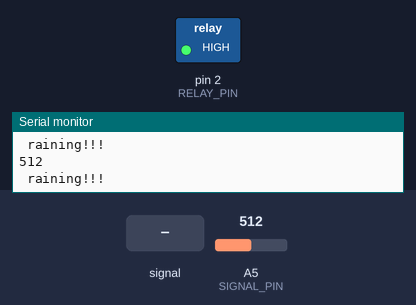
Simulated run of this sketch. Board: Arduino Uno, built with avr-gcc and run on an emulated ATmega328P. Shown: switched loads named in the sketch (green lamp = pin HIGH), the last lines printed to the serial monitor. The test bench sets the inputs (shaded band); at power-on: A5 (SIGNAL_PIN) = 512.

Above: at 1.8 s.
1.9 s: A5 (SIGNAL_PIN) fed a 200 Hz sine of ±460 counts around its level
At 2.8 s:
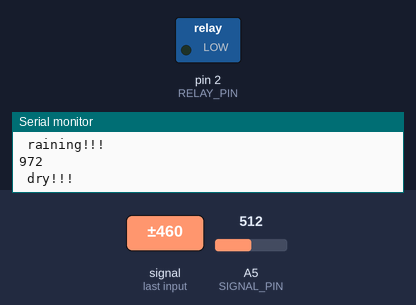
5.5 s: A5 (SIGNAL_PIN) set to 782
7.2 s: A5 (SIGNAL_PIN) set to 807
At 8.5 s:
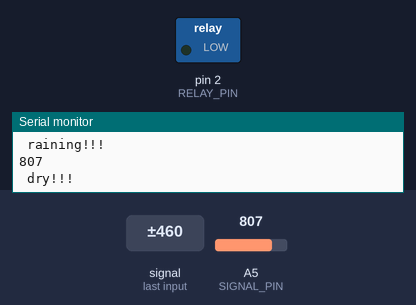
9.5 s: A5 (SIGNAL_PIN) set to 790
At 10.8 s:
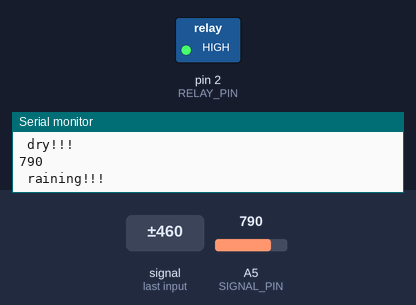
Timing chart, 0 to 12.5 s (numbered marks = the images above; inputs shaded):
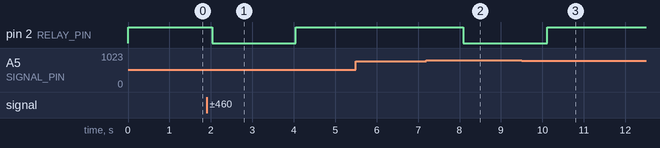

The sketch:

Chapter_4_Rain_drop_sensor_with_relay_basic.ino
```cpp
#define SIGNAL_PIN A5    // Define the output signal
#define RELAY_PIN 2     // Define the RELAY pin

int value = 0; // variable to store the sensor value
void setup() {
  Serial.begin(9600);
  pinMode(RELAY_PIN, OUTPUT);   // configure D2 pin as an OUTPUT
}

void loop() {
  delay(10);                      // wait 10 milliseconds
  value = analogRead(SIGNAL_PIN); // read the analog value from sensor
  Serial.println(value);
  if(value > 800){        //If the value is greater than 800, we can consider it's dry
    Serial.println(" dry!!! ");
    digitalWrite(RELAY_PIN, LOW);  // turn RELAY OFF
  }else {     //else, we can consider it's raining
    Serial.println(" raining!!! ");
    digitalWrite(RELAY_PIN, HIGH);  // turn RELAY ON
  }
  delay(1000);
}
```

Measured:
- after the input at 1.9 s, pin 2 (RELAY_PIN): HIGH → LOW after 0.13 s, → HIGH 2.0 s later
- after the input at 7.2 s, pin 2 (RELAY_PIN): HIGH → LOW after 0.89 s
- after the input at 9.5 s, pin 2 (RELAY_PIN): LOW → HIGH after 0.61 s
